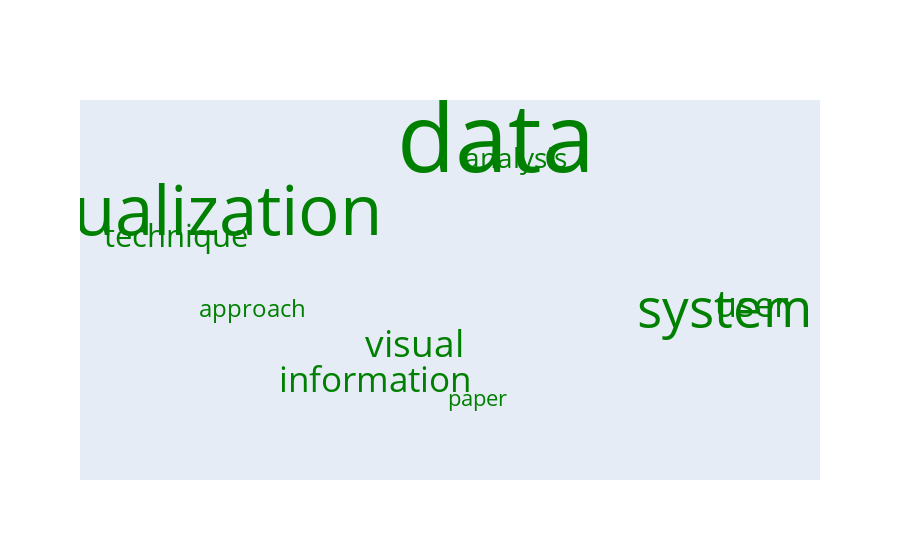

Source (notebook cell):
### Code cell
import plotly
import plotly.graph_objs as go
from plotly.offline import plot
import random
data = go.Scatter(x=[random.random() for i in range(30)],
                 y=[random.random() for i in range(30)],
                 mode='text',
                 text=lda.get_top_n_word_probs_for_topic_i(2, 10).Words,
                 marker={'opacity': 0.3},
                 textfont={'size': lda.get_top_n_word_probs_for_topic_i(2, 10).Probabilities * 4000, 
                           'color': lda.get_colors()[2]})
layout = go.Layout({'xaxis': {'showgrid': False, 'showticklabels': False, 'zeroline': False},
                    'yaxis': {'showgrid': False, 'showticklabels': False, 'zeroline': False}})
fig = go.Figure(data=[data], layout=layout)

fig

### Figure 1 — Plotly figure (JSON) as saved in the notebook; plotly's stock layout.template omitted (floating-point values rounded to 4 significant figures)
{"data": [{"marker": {"opacity": 0.3}, "mode": "text", "text": ["paper", "approach", "analysis", "technique", "information", "user", "visual", "system", "visualization", "data"], "textfont": {"color": "green", "size": [22.33, 24.21, 27.92, 30.95, 34.6, 35.71, 37.32, 53.31, 68.54, 94.75]}, "type": "scatter", "x": [0.5466, 0.2226, 0.6002, 0.1114, 0.3984, 0.941, 0.455, 0.9017, 0.1243, 0.5723, 0.4927, 0.1014, 0.5514, 0.6207, 0.9859, 0.6651, 0.4253, 0.02686, 0.3492, 0.07679, 0.5916, 0.6155, 0.2977, 0.3923, 0.67, 0.527, 0.544, 0.4196, 0.5911, 0.8405], "y": [0.1914, 0.4247, 0.8144, 0.6103, 0.2353, 0.4323, 0.33, 0.4165, 0.6649, 0.8475, 0.4439, 0.3393, 0.03471, 0.7881, 0.6136, 0.7613, 0.3412, 0.4235, 0.4337, 0.4613, 0.9227, 0.5428, 0.7713, 0.5428, 0.5485, 0.2253, 0.8877, 0.841, 0.3875, 0.7496]}], "layout": {"xaxis": {"showgrid": false, "showticklabels": false, "zeroline": false}, "yaxis": {"showgrid": false, "showticklabels": false, "zeroline": false}}}
